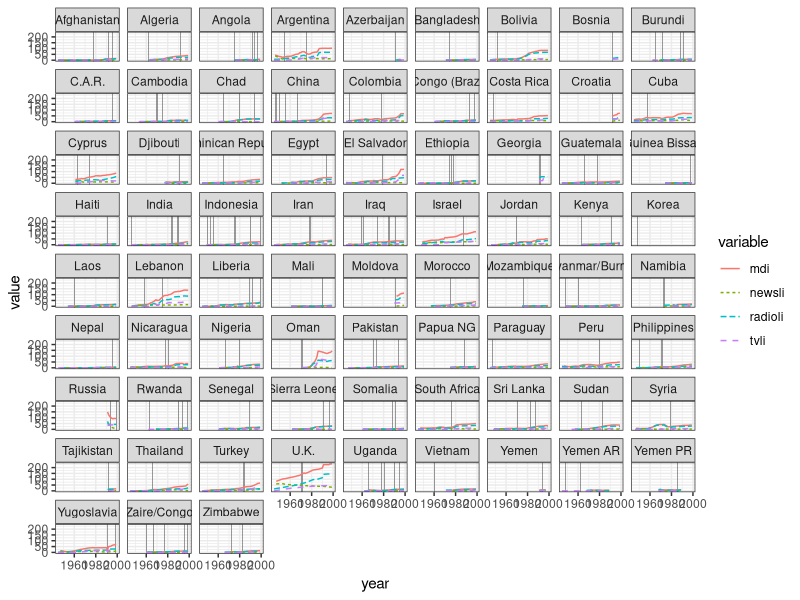

Reproduce this figure in R.
setwd("~/Dropbox/gh_projects/media_civil_war")
require(ggplot2)
require(reshape2)
require(foreign)

# Read in the data from Warren 2014
df<-read.dta("data/Warren_IO_reg_data.dta")

# Make country variable a factor instead of character
df$country<-as.factor(df$country)

onsets<-df[df$onset==1,]
onsetcountries<-as.character(unique(onsets$country))

cases<-subset(df, country %in% onsetcountries)

case<-subset(cases, select=c("country","year","onset", "mdi","newsli", "radioli", "tvli"))
case <- melt(case, id.vars=c("country","year", "onset"))

full_panel_plot<-ggplot(case) +
  geom_rect(data = subset(case, onset == 1), 
            aes(ymin = -Inf, ymax = Inf, xmin = year-0.5, xmax = year+0.5), 
            alpha = 0.2)+
  geom_line(aes(x=year, y=value, linetype=variable, colour=variable)) +
  theme_bw() +
  facet_wrap( ~ country)
